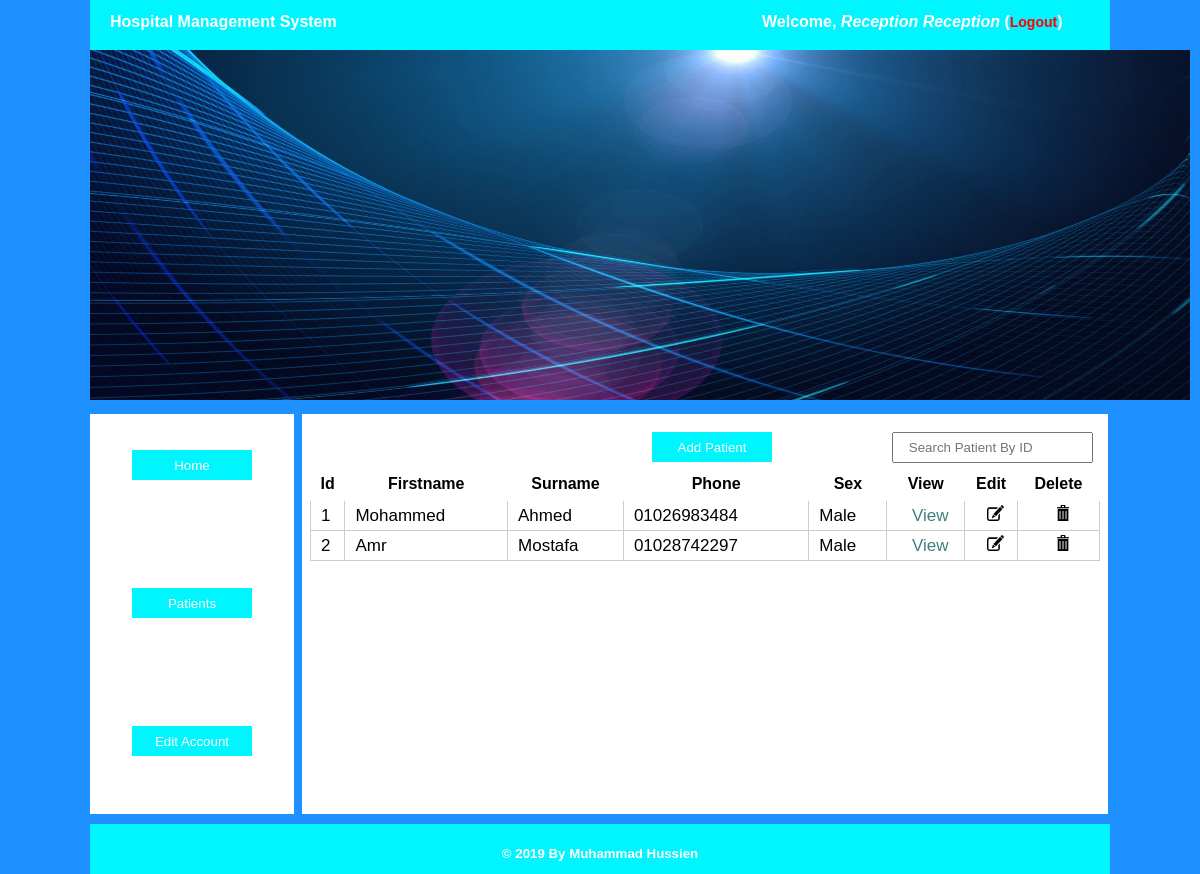
Page /reception/patients.php (signed in) on the committed database.
### tables this page shows
CREATE TABLE `users` (
  `username` varchar(50) NOT NULL,
  `password` varchar(40) NOT NULL,
  `fname` varchar(40) NOT NULL,
  `sname` varchar(40) NOT NULL,
  `type` varchar(40) NOT NULL
);

CREATE TABLE `patient` (
  `id` int(11) NOT NULL,
  `fname` varchar(100) NOT NULL,
  `sname` varchar(100) NOT NULL,
  `email` varchar(255) NOT NULL,
  `address` varchar(255) NOT NULL,
  `phone` varchar(25) NOT NULL,
  `sex` varchar(10) NOT NULL,
  `bloodgroup` varchar(5) NOT NULL,
  `birthyear` int(4) NOT NULL
);

### includes/reception.php (the view, shortened to what this page needs)
<?php
function patients()
{
	require 'connect.php';
	$sql = "SELECT * FROM hospital.patient ORDER BY id";
	$query = mysqli_query($con,$sql);
	while ($row = mysqli_fetch_array($query)) {
		echo "<tr height=30px'>";
		echo "<td>".$row['id']."</td>";
		echo "<td>".$row['fname']."</td>";
		echo "<td>".$row['sname']."</td>";
		echo "<td>".$row['phone']."</td>";
		echo "<td>".$row['sex']."</td>";
		echo "<td><center><a href='viewpatient.php?id=".$row['id']."'>View</a></center></td>";
		echo "<td><center><a href='editpatient.php?id=".$row['id']."'><img src='../assets/img/glyphicons-151-edit.png' height='16px' width='17px'></a></center></td>";
		echo "<td><center><a href='deletepatient.php?id=".$row['id']."'><img src='../assets/img/glyphicons-17-bin.png' height='16px' width='12px'></a></center></td>";
		echo "</tr>";
	}
}
?>

### includes/users.php (shortened to what this page needs)
<?php
function receptiondetails()
{	global $con;
	$type = $_SESSION['type'];
	$username = $_SESSION['reception'];
	$sql = "SELECT * FROM hospital.users WHERE `username`='$username' AND `type`='$type'";
	$query = mysqli_query($con, $sql);
	while ($row =mysqli_fetch_array($query)) {
		echo "Welcome, <i>".$row['fname']." ".$row['sname']."</i> (<a href='../logout.php'>Logout</a>)";
	}
}
?>

### assets/style.css (style rules this page uses)
body { margin: 0; padding: 0; background-color: #00F5FF; font-family: Arial,Lucida Sans; }
.headerright a { text-decoration: none; font-size: 14px; color: red; }
.table tr td { border: 1px solid #ccc; border-collapse: collapse; padding-left: 10px; font-size: 17px; }

### reception/patients.php (style rules this page uses)
a { text-decoration: none; color: #408080; }

### reception/includes/header.php (style rules this page uses)
body { background-color: #1E90FF; }

### rows in the picture
users: fname "Reception", sname "Reception"
patient: id "1", fname "Mohammed", sname "Ahmed", phone "01026983484", sex "Male"
patient: id "2", fname "Amr", sname "Mostafa", phone "01028742297", sex "Male"
